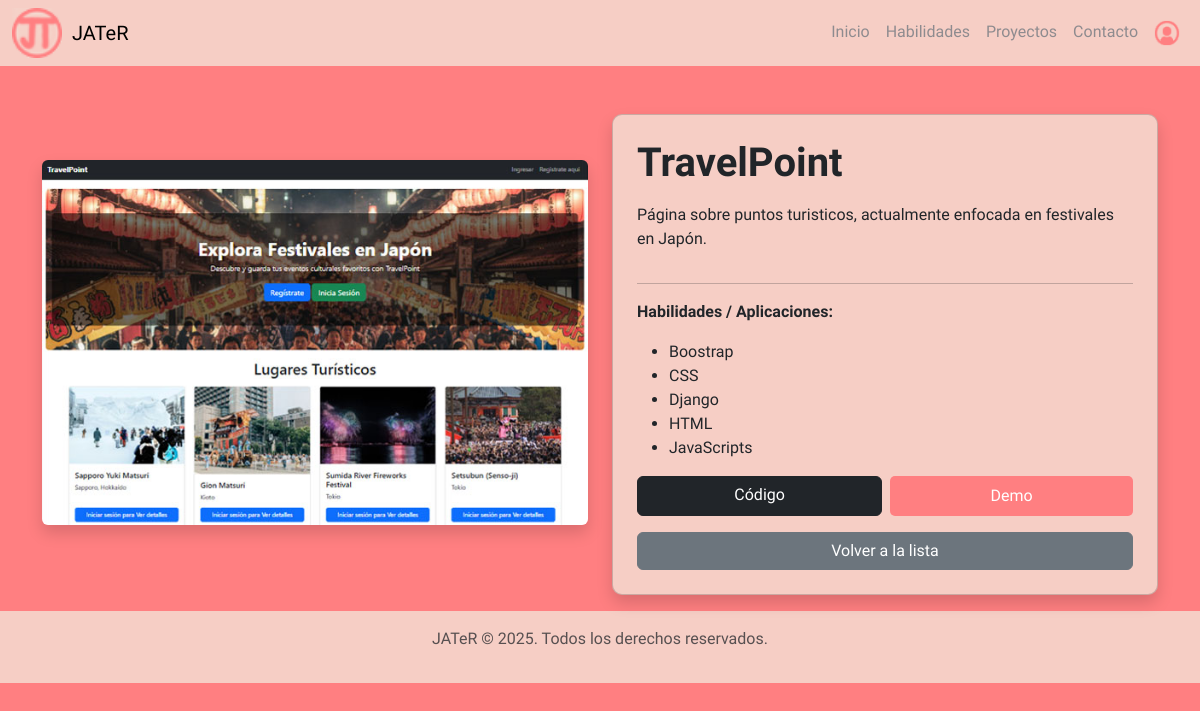
Screenshot of /proyecto/1/detalle/ with the database file from the repository.
### proyectos/models.py (models this page shows, shortened)
class Proyecto(models.Model):
    titulo = models.CharField(max_length=100)
    descripcion = models.TextField()
    imagen = models.ImageField(upload_to='proyectos/', blank=True, null=True)
    fecha_publicacion = models.DateTimeField(auto_now_add=True)
    demo_url = models.URLField(blank=True, null=True)
    repo_url = models.URLField(blank=True, null=True)
    habilidades = models.ManyToManyField(Habilidad, related_name='proyectos')
    class Meta:
        ordering = ['fecha_publicacion']

class Habilidad(models.Model):
    TIPO_HABILIDAD = [
        ('tecnica', 'Técnica'),
        ('blanda', 'Interpersonal'),
    ]
    nombre = models.CharField(max_length=100)
    experiencia = models.IntegerField(help_text="Años de experiencia")
    tipo = models.CharField(max_length=10, choices=TIPO_HABILIDAD, default='tecnica')
    class Meta:
        ordering = ['nombre']

### proyectos/views.py (the view)
# urls.py: path('proyecto/<int:pk>/detalle/', views.detalle_proyecto, name='detalle_proyecto'),
def detalle_proyecto(request, pk):
    proyecto = get_object_or_404(Proyecto, pk=pk)
    return render(request, "proyectos/detalle_proyecto.html", {"proyecto": proyecto})

### proyectos/templates/proyectos/detalle_proyecto.html (shortened to what this page needs)
{% extends 'base.html' %}
{% block content %}
<div class="container mt-4">
    <div class="row align-items-center">
        <div class="col-12 col-md-6 mb-4 d-flex justify-content-center">
            {% if proyecto.imagen %}
                <img src="{{ proyecto.imagen.url }}" class="img-fluid rounded shadow" alt="{{ proyecto.titulo }}">
            {% else %}
                <div class="p-5 bg-light rounded text-center shadow">Sin imagen disponible</div>
            {% endif %}
        </div>
        <div class="col-12 col-md-6">
            <div class="card p-4 shadow d-flex flex-column h-100">
                <h1 class="fw-bold mb-3">{{ proyecto.titulo }}</h1>
                <p>{{ proyecto.descripcion }}</p>
                {% if proyecto.habilidades.exists %}
                    <hr>
                    <p><strong>Habilidades / Aplicaciones:</strong></p>
                    <ul>
                        {% for hab in proyecto.habilidades.all %}
                            <li>{{ hab.nombre }}{% if hab.experiencia %} - {{ hab.experiencia }} años{% endif %}</li>
                        {% endfor %}
                    </ul>
                {% endif %}
                <div class="d-flex gap-2 mb-3">
                    {% if proyecto.repo_url %}
                        <a href="{{ proyecto.repo_url }}" target="_blank" class="btn btn-dark flex-fill">Código</a>
                    {% endif %}
                    {% if proyecto.demo_url %}
                        <a href="{{ proyecto.demo_url }}" target="_blank" class="btn-demo flex-fill">Demo</a>
                    {% endif %}
                </div>
                <a href="{% url 'lista_proyecto' %}" class="btn btn-secondary w-100 mt-auto">Volver a la lista</a>
            </div>
        </div>
    </div>
</div>
{% endblock %}

### static/css/style.css (style rules this page uses)
body { margin: 0 auto; overflow-x: hidden; background-color: #ff7f81; font-family: 'Pixelify Sans', sans-serif; }
.card { background: rgb(243, 239, 227, 0.7); border-radius: 10px; }
.btn-demo { background-color: #ff7f81; color: white; border: none; border-radius: 5px; text-align: center; text-decoration: none; line-height: 1.5; padding: 0.5rem 1rem; display: inline-block; transition: background-color 0.3s ease, transform 0.2s ease; white-space: nowrap; }

### rows the page displays
Proyecto: imagen (picture), titulo "TravelPoint", descripcion "Página sobre puntos turisticos, actualmente enfocada en festivales en Japón."
Habilidad: nombre "Boostrap"
Habilidad: nombre "CSS"
Habilidad: nombre "Django"
Habilidad: nombre "HTML"
Habilidad: nombre "JavaScripts"
